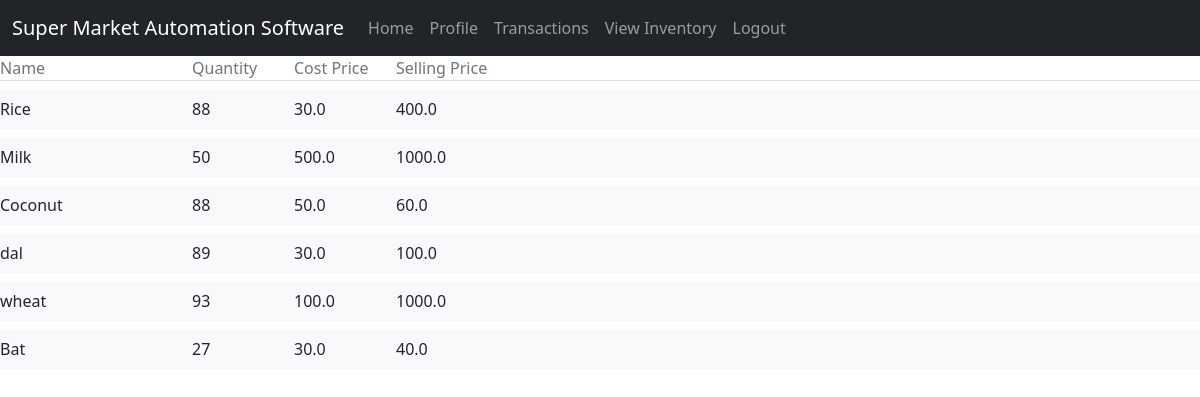
The page /product/view/ (signed in) on the database as committed earlier.
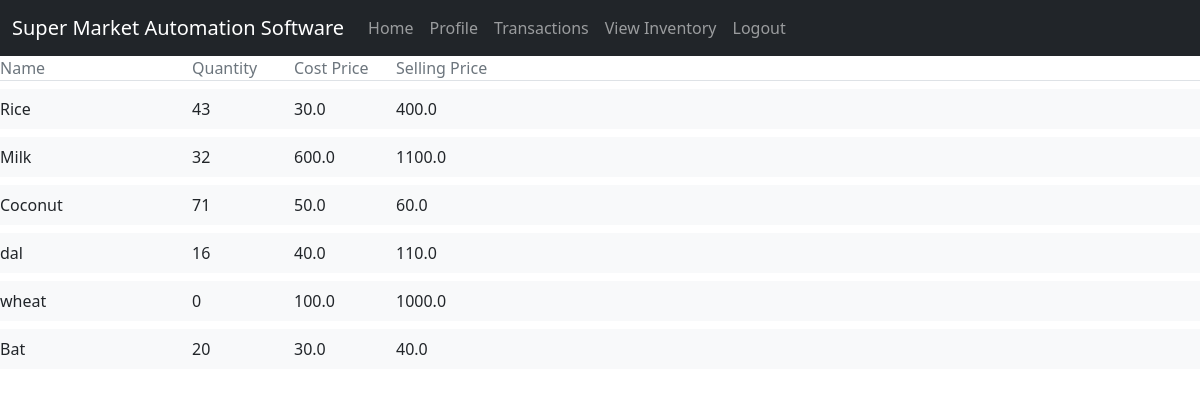
The same page on the database as committed later.
### product/models.py (models this page shows, shortened)
class Product(models.Model):
    name = models.CharField(max_length = 100)
    cost_price = models.FloatField(validators=[MinValueValidator(0.0)])
    quantity = models.IntegerField(validators=[MinValueValidator(0)])
    selling_price = models.FloatField(validators=[MinValueValidator(0.0)])

### product/views.py (the view)
# urls.py: path('view/',views.view_product, name = 'product-view'),
@login_required
def view_product(request):
    form = ProductForm()
    context = {'product_list':Product.objects.all(),'form':form}
    return render(request, 'product/view_product.html', context)

### product/templates/product/view_product.html
{% extends 'product/base.html' %}
{% block content %}
<div class="row text-muted border-bottom mb-2">
    <div class="col-2 pl-5">Name</div>
    <div class="col-1 px-0">Quantity</div>
    <div class="col-1 px-0">Cost Price</div>
    <div class="col-1 px-0">Selling Price</div>
</div>
{% for product in product_list %}
    <div class="parent">
        <div class="row highlight bg-light mb-2 py-2">
            <div class="col-2 pl-5">{{ product.name }}</div>
            <div class="col-1 px-0">{{ product.quantity }}</div>
            <div class="col-1 px-0">{{ product.cost_price }}</div>
            <div class="col-1 px-0">{{ product.selling_price }}</div>
    </div>
{% endfor %}
{% endblock %}

### product/templates/product/base.html (shortened to what this page needs)
{% extends 'account/base.html' %}

### account/templates/account/base.html (shortened to what this page needs)
{% load static %}
<!DOCTYPE html>
<html>
<head>
<link href="https://cdn.jsdelivr.net/npm/bootstrap@5.0.0-beta3/dist/css/bootstrap.min.css" rel="stylesheet">
<link href="{% static 'account/style.css' %}" rel="stylesheet">
</head>
<body>
<nav class="navbar navbar-expand-lg navbar-dark bg-dark">
  <div class="container-fluid">
    <a class="navbar-brand" href="{% url 'account-home' %}">Super Market Automation Software</a>
    <div class="collapse navbar-collapse" id="navbarNavDropdown">
      <ul class="navbar-nav">
        <li class="nav-item">
          <a class="nav-link" href="{% url 'account-home' %}">Home</a>
        </li>
        {% if user.is_authenticated %}
        <li class="nav-item">
          <a class="nav-link" href="{% url 'account-profile' %}">Profile</a>
        </li>
        {% if user.is_superuser %}
        <li class="nav-item">
          <a class="nav-link" href="{% url 'product-report' %}">Create Report</a>
        </li>
        <li class="nav-item">
          <a class="nav-link" href="{% url 'product-home' %}">Edit Inventory</a>
        </li>
        <li class="nav-item">
          <a class="nav-link" href="{% url 'account-user-edit' %}">Edit Users</a>
        </li>
        {% else %}
        <li class="nav-item">
          <a class="nav-link" href="{% url 'product-transaction' %}">Transactions</a>
        </li>
        <li class="nav-item">
          <a class="nav-link" href="{% url 'product-view' %}">View Inventory</a>
        </li>
        {% endif %}
        <li class="nav-item">
          <a class="nav-link" href="{% url 'account-logout' %}">Logout</a>
        </li>
        {% endif %}
      </ul>
    </div>
  </div>
</nav>
{% block content %}
{% endblock %}
</body>
</html>

Rows that differ between the two databases and show on the page:
changed Product "Rice": quantity "88" → "43"
changed Product "Milk": quantity "50" → "32"; cost_price "500.0" → "600.0"; selling_price "1000.0" → "1100.0"
changed Product "Coconut": quantity "88" → "71"
changed Product "dal": quantity "89" → "16"; cost_price "30.0" → "40.0"; selling_price "100.0" → "110.0"
changed Product "wheat": quantity "93" → "0"
changed Product "Bat": quantity "27" → "20"
